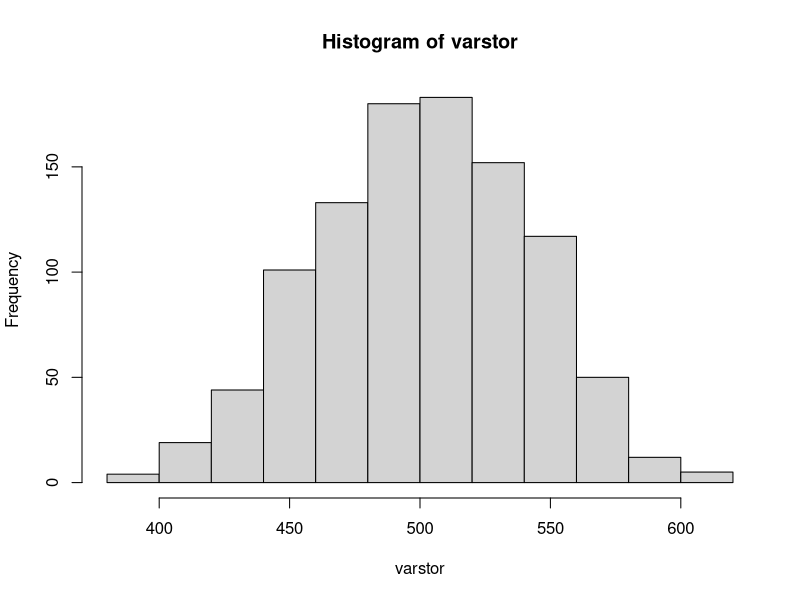

R code for this plot:
## ---- chunk 1
knitr::opts_chunk$set(echo = TRUE)
## ---- chunk 2
require(tidyverse)

## ---- chunk 3
days=1:365
count=1135
repeatn=1000
varstor=numeric()
for (j in 1:repeatn){
brownlow = 0
for (i in 1:count) {
  sam=sample(days,size=35,replace = T)
  y=duplicated(sam)
  if (sum(y)>0) brownlow=brownlow+1
  else brownlow = brownlow - 2
}
varstor[j]=brownlow
}
hist(varstor)
var(varstor)

